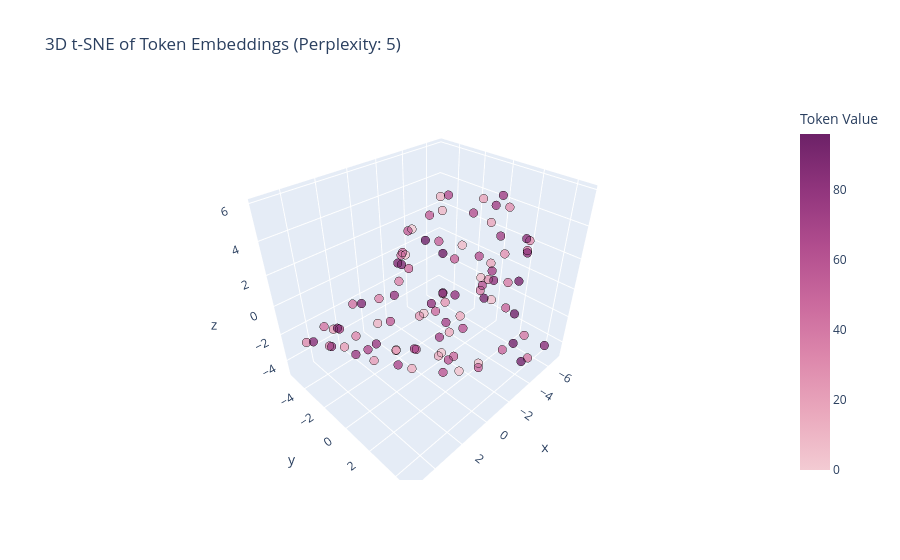

Write notebook code for a chart like this one.
### Code cell
import pandas as pd
import plotly.express as px
from sklearn.manifold import TSNE

def plot_embeddings_3d_tsne(model, p=97, perplexity=5):
    weights = model.tokens_embed.weight.detach().cpu().numpy()

    embeds_3d = TSNE(n_components=3, learning_rate='auto', init='random', perplexity=perplexity).fit_transform(weights)
    

    df = pd.DataFrame({
        'x': embeds_3d[:, 0],
        'y': embeds_3d[:, 1],
        'z': embeds_3d[:, 2],
        'token': range(p)
    })
    
    fig = px.scatter_3d(
        df, x='x', y='y', z='z',
        color='token',
        color_continuous_scale=px.colors.sequential.Magenta,
        title=f"3D t-SNE of Token Embeddings (Perplexity: {perplexity})",
        labels={'token': 'Token Value'},
        opacity=0.8
    )
    
    fig.update_traces(marker=dict(size=5, line=dict(width=1, color='Black')))
    fig.show()


model_path = r"/home/aleczo/Documents/Temp/Research/grokking/research/Power2022/CUDA version/experiments/run_L3_D16_20260508_175944/checkpoints/model_epoch_15000.pt"
model.load_state_dict(torch.load(model_path))

plot_embeddings_3d_tsne(model, p=97)

### Figure 1 — Plotly figure (JSON) as saved in the notebook; plotly's stock layout.template omitted (floating-point values rounded to 4 significant figures)
{"data": [{"hovertemplate": "x=%{x}<br>y=%{y}<br>z=%{z}<br>Token Value=%{marker.color}<extra></extra>", "legendgroup": "", "marker": {"color": [0, 1, 2, 3, 4, 5, 6, 7, 8, 9, 10, 11, 12, 13, 14, 15, 16, 17, 18, 19, 20, 21, 22, 23, 24, 25, 26, 27, 28, 29, 30, 31, 32, 33, 34, 35, 36, 37, 38, 39, 40, 41, 42, 43, 44, 45, 46, 47, 48, 49, 50, 51, 52, 53, 54, 55, 56, 57, 58, 59, 60, 61, 62, 63, 64, 65, 66, 67, 68, 69, 70, 71, 72, 73, 74, 75, 76, 77, 78, 79, 80, 81, 82, 83, 84, 85, 86, 87, 88, 89, 90, 91, 92, 93, 94, 95, 96], "coloraxis": "coloraxis", "line": {"color": "Black", "width": 1}, "opacity": 0.8, "size": 5, "symbol": "circle"}, "mode": "markers", "name": "", "scene": "scene", "showlegend": false, "type": "scatter3d", "x": [-1.962, -0.1237, 0.9878, 0.892, -0.7023, -2.539, -6.705, -6.727, -5.941, -3.817, -3.042, 3.242, 2.651, 1.141, -1.551, -3.662, -4.984, -5.968, -5.398, -4.309, 4.974, 4.431, 2.468, 0.633, -1.48, -2.579, -4.547, -4.969, -4.796, -3.854, 5.251, 4.087, 1.988, -0.4118, -1.398, -1.829, -2.563, -3.003, -3.35, -4.267, -6.019, 3.212, 0.8386, -2.492, -0.9512, -0.004297, 0.3781, 0.4356, -1.969, -4.441, -6.858, -6.22, -5.004, -3.151, -0.8327, 2.695, 1.863, 0.08162, -1.799, -4.516, -6.68, -6.362, -5.055, -3.353, 4.755, 3.638, 1.542, -0.377, -2.739, -4.054, -5.317, -5.382, -4.538, -3.702, 4.738, 3.031, 1.272, -1.017, -1.977, -2.603, -3.495, -4.481, -3.577, -5.611, 4.719, 2.615, 0.4546, -1.902, -0.7588, -0.9831, -1.919, -2.693, -3.844, -5.187, -6.9, -5.742, -4.144], "y": [-2.683, -1.241, 1.253, 2.423, 2.347, 2.289, -0.1685, -1.203, -2.294, -2.103, -1.525, 0.3666, 0.9388, 0.4155, -0.07119, -1.119, -1.36, 0.05232, 0.2306, 0.3997, -0.8648, -0.9972, -1.29, -1.525, -1.653, -0.5681, 0.9933, 1.661, 3.227, 2.401, -3.387, -3.103, -3.552, -4.158, -3.334, -0.08366, 1.978, 3.38, 4.033, 4.507, 3.063, -4.948, -5.246, -4.153, -2.531, -0.8765, 1.484, 2.882, 2.734, 2.616, 0.9311, -3.134, -3.467, -2.465, -1.77, 0.668, 1.58, 1.837, 0.5319, -0.6736, -0.9968, -1.192, -0.8243, -1.236, -0.6825, -0.1037, -0.304, -0.9895, -1.125, -1.793, 0.6634, 0.9793, 1.078, 2.056, -1.72, -2.204, -2.564, -3.391, -1.137, 0.1631, 2.136, 3.369, 3.761, 4.734, -3.648, -4.479, -4.841, -3.962, -2.305, 0.7049, 2.748, 4.194, 4.364, 2.866, 1.62, -3.776, -3.819], "z": [2.926, 2.628, 0.7376, -1.241, -3.755, -4.445, -3.17, -1.898, 0.4463, 3.639, 4.912, 0.8845, -0.8654, -3.621, -4.765, -4.741, -4.261, 0.1154, 3.154, 4.996, 0.8075, -0.7656, -3.255, -3.833, -2.461, -1.414, 0.02378, 1.87, 3.399, 5.317, -1.446, -2.267, -3.106, -1.888, -0.6594, -0.1493, 0.7327, 1.711, 3.74, -3.681, -3.9, -2.474, -2.22, 0.5751, 1.715, 2.0, 0.6642, -1.486, -4.095, -4.383, -3.342, -1.059, 0.637, 3.449, 3.579, 0.8663, -0.9227, -3.654, -4.865, -4.654, -2.395, -0.08287, 3.498, 4.988, 0.7995, -0.8885, -3.554, -4.008, -4.617, -4.526, 0.1208, 2.579, 4.764, 5.879, -1.002, -3.012, -3.562, -1.546, -1.491, -0.5139, 1.013, 2.854, 4.201, -3.423, -1.905, -2.674, -2.171, 0.1427, 1.277, 0.7338, 0.949, 2.334, -3.771, -4.169, -3.482, -0.7032, 0.9042]}], "layout": {"coloraxis": {"colorbar": {"title": {"text": "Token Value"}}, "colorscale": [[0, "rgb(243, 203, 211)"], [0.1667, "rgb(234, 169, 189)"], [0.3333, "rgb(221, 136, 172)"], [0.5, "rgb(202, 105, 157)"], [0.6667, "rgb(177, 77, 142)"], [0.8333, "rgb(145, 53, 125)"], [1, "rgb(108, 33, 103)"]]}, "legend": {"tracegroupgap": 0}, "scene": {"domain": {"x": [0, 1], "y": [0, 1]}, "xaxis": {"title": {"text": "x"}}, "yaxis": {"title": {"text": "y"}}, "zaxis": {"title": {"text": "z"}}}, "title": {"text": "3D t-SNE of Token Embeddings (Perplexity: 5)"}}}
